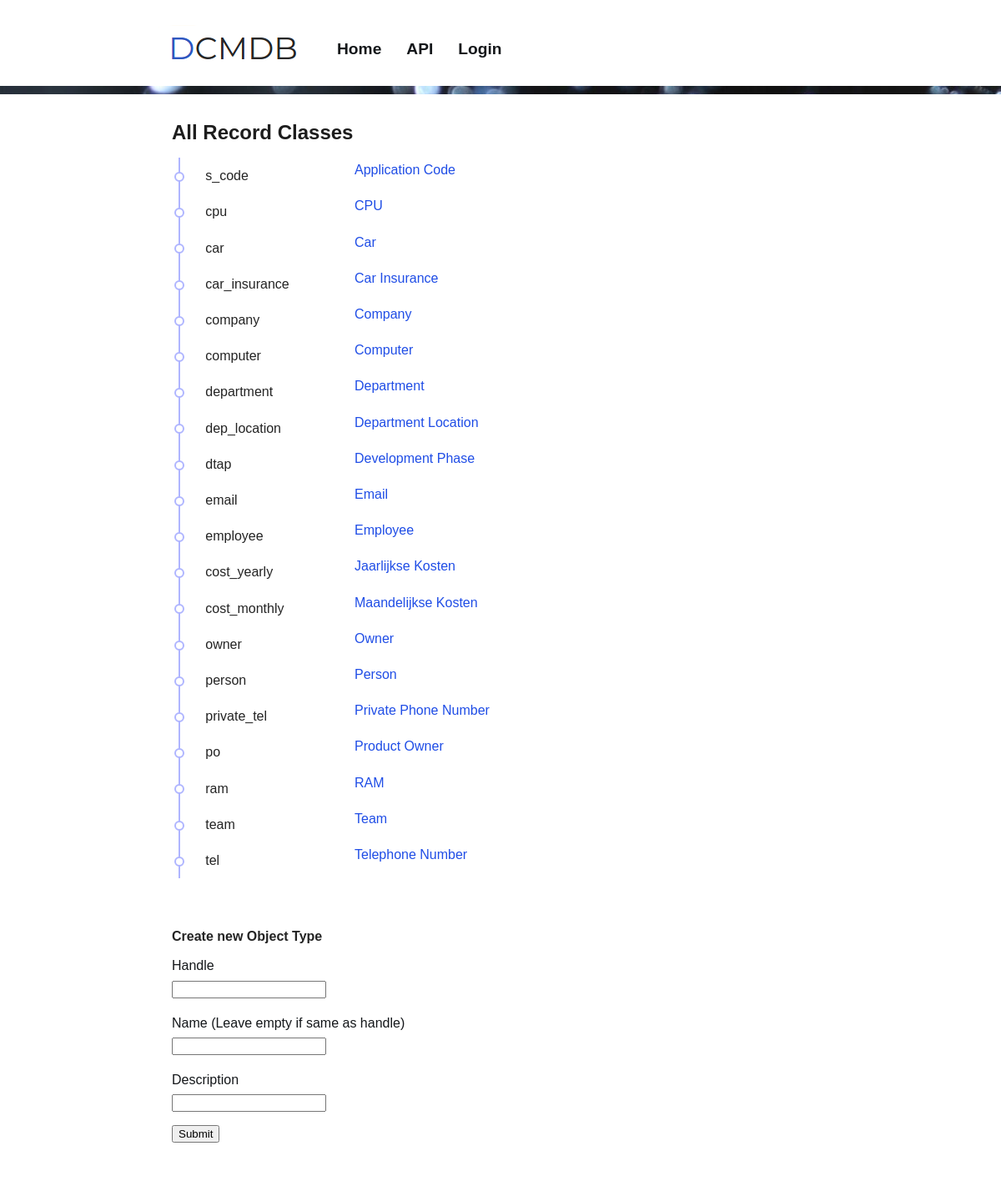
Screenshot of /ui/api/v1/class/ with the database file from the repository.
### tables this page shows
CREATE TABLE classes (id integer primary key autoincrement, handle text UNIQUE, name text, type text, description text, appended integer, unit text, value_prefix, value_limit text, applies_to text, accepts text);

### frontend/api_v1.py (the view)
@api.route('/ui/api/v1/class')
@api.route('/ui/api/v1/class/')
def render_class_list():
    index.g.title = 'All Record Classes'
    classes = index.backend.get_all_record_classes()
    classes.sort(key=lambda x: x.name)
    index.g.objects = classes
    from .forms import CreateRecordClassForm
    form = CreateRecordClassForm()
    r = form.validate_on_submit()
    return index.render_template('api_v1_class_list.html', form=form)

### frontend/forms.py
class CreateRecordClassForm(FlaskForm):
    class_handle      = StringField('Handle',
                        validators=[InputRequired(), Length(min=1, max=200)])
    class_name        = StringField('Name (Leave empty if same as handle)',
                         validators=[Length(min=0, max=200)])
    class_description = StringField('Description')
    submit = SubmitField('Submit')

### backend/app.py (called while the page is built)
    def get_all_record_classes(self):
        query = "SELECT * FROM classes"
        return self.get_object_list(query, RecordClass)

    def get_object_list(self, query, ObjectClass):
        query_result = self.db.fetch_all(query)
        object_list = []
        for row in query_result:
            obj_id = row[0]
            obj = ObjectClass(self, obj_id)
            object_list.append(obj)
        return object_list

    def csl_to_list(self, csl):
        l = csl.split(", ")
        return list(filter(None, l))

### backend/application/sqlite_engine.py (called while the page is built)
    def connect(self):
        if self.connection == False:
            self.connection = sqlite3.connect(self.url)
            self.cursor = self.connection.cursor()

    def commit(self):
        self.connection.commit()

    def close_connection(self):
        self.connection.close()
        self.connection = False

    def fetch_one(self, query):
        self.connect()
        qr = self.cursor.execute(query)
        result = self.cursor.fetchone()
        self.commit()
        self.close_connection()
        return result

    def fetch_all(self, query):
        self.connect()
        qr = self.cursor.execute(query)
        result = self.cursor.fetchall()
        self.commit()
        self.close_connection()
        return result

### frontend/templates/api_v1_class_list.html (shortened to what this page needs)
{% extends "base.html" %}
{% from 'common.html' import input as input %}
{% block content %}
<article>
	<h1> {{ g.title }}</h1>
	<p>
		<table class="tablelist">
			{% for obj in g.objects %}
				<tr>
					<td class="bullet">
						 {{ obj.handle}}
					</td>
					<td>
						<a href="/ui/api/v1/{{ obj.url }}">{{obj.name}}</a>
					</td>
				</tr>
			{% endfor %}
		</table>
	</p>
	<form method="POST" >
	<h4> Create new Object Type</h4>
	{{ input(form.class_handle,5) }}
	{{ input(form.class_name,5) }}
	{{ input(form.class_description,5) }}
	{{ form.submit }}
	</form>
</article>
{% endblock %}

### rows the page displays
classes: handle "s_code", name "Application Code"
classes: handle "cpu", name "CPU"
classes: handle "car", name "Car"
classes: handle "car_insurance", name "Car Insurance"
classes: handle "company", name "Company"
classes: handle "computer", name "Computer"
classes: handle "department", name "Department"
classes: handle "dep_location", name "Department Location"
classes: handle "dtap", name "Development Phase"
classes: handle "email", name "Email"
classes: handle "employee", name "Employee"
classes: handle "cost_yearly", name "Jaarlijkse Kosten"
classes: handle "cost_monthly", name "Maandelijkse Kosten"
classes: handle "owner", name "Owner"
classes: handle "person", name "Person"
classes: handle "private_tel", name "Private Phone Number"
classes: handle "po", name "Product Owner"
classes: handle "ram", name "RAM"
classes: handle "team", name "Team"
classes: handle "tel", name "Telephone Number"

### other values shown
{{ g.title }} "All Record Classes"
{{ field.label }} "Handle Name (Leave empty if same as handle) Description"
